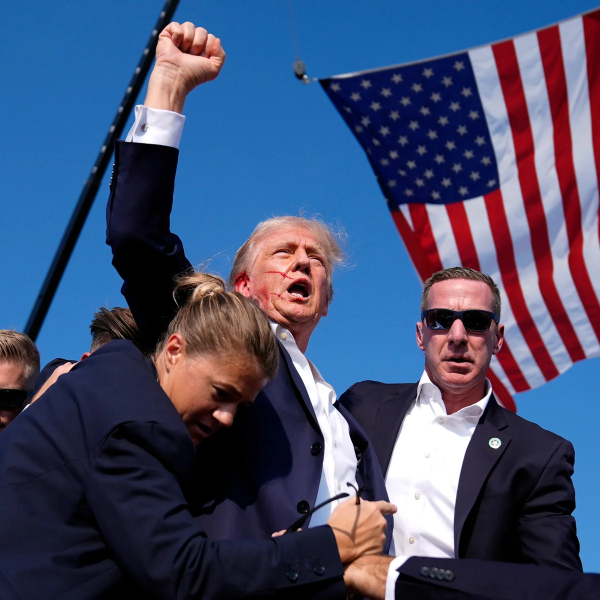
#> input picture input.png, 1200 x 1200 px (shown at 1/2 size)
$ python main.py
#> lines starting #> are read from the running program, lines starting #| are printed output that depends on the picture
#> further down, img is the input picture: shape (1200, 1200, 3); mean B, G, R 110.7, 78.5, 67.9
### ai_model.py
import cv2
import numpy as np

# ---------------------------------
# REAL AI-style cinematic grading
# ---------------------------------
def ai_color(frame):

    # convert to float
    img = frame.astype(np.float32) / 255.0

    # --- Contrast curve (cinematic S-curve)
    img = np.clip(1.2 * (img - 0.5) + 0.5, 0, 1)

    # --- Teal & Orange cinematic tone
    b, g, r = cv2.split(img)
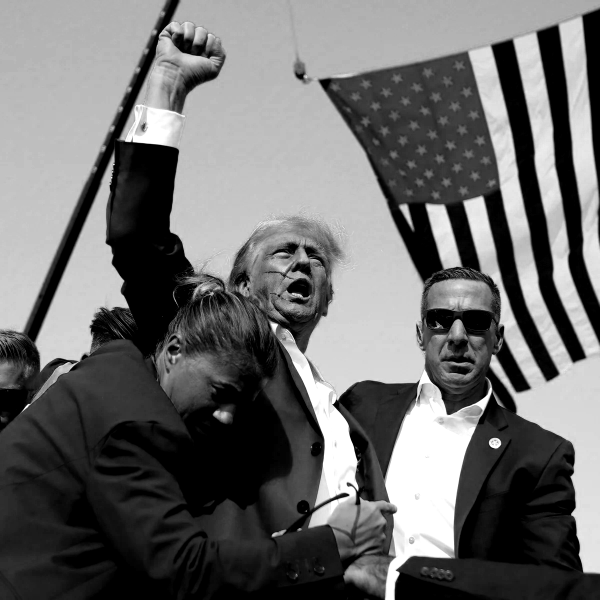
#> b: shape (1200, 1200) float32 (shown at 1/2 size); min 0, max 1, mean 0.426
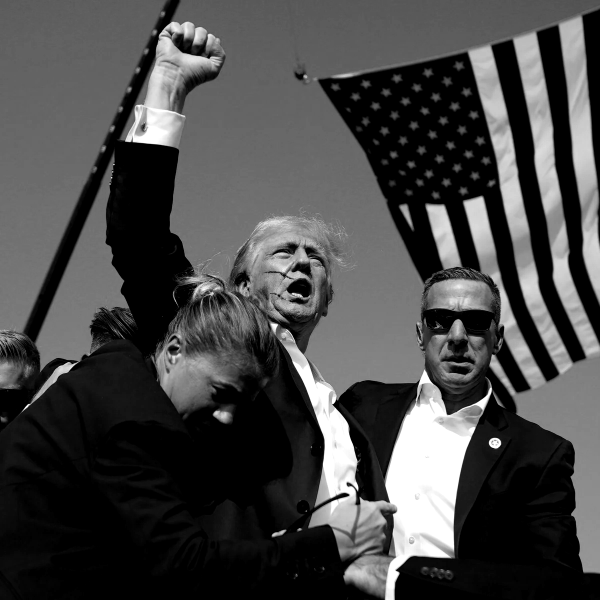
#> g: shape (1200, 1200) float32 (shown at 1/2 size); min 0, max 1, mean 0.284
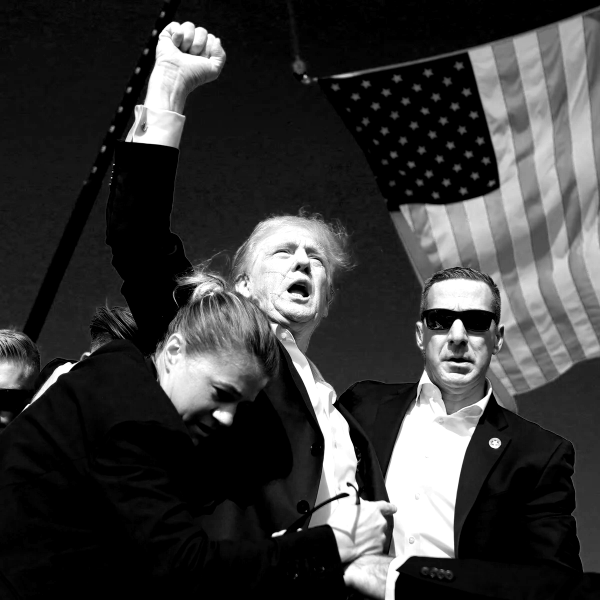
#> r: shape (1200, 1200) float32 (shown at 1/2 size); min 0, max 1, mean 0.231

    # shadows → teal
    b = np.clip(b + 0.08, 0, 1)
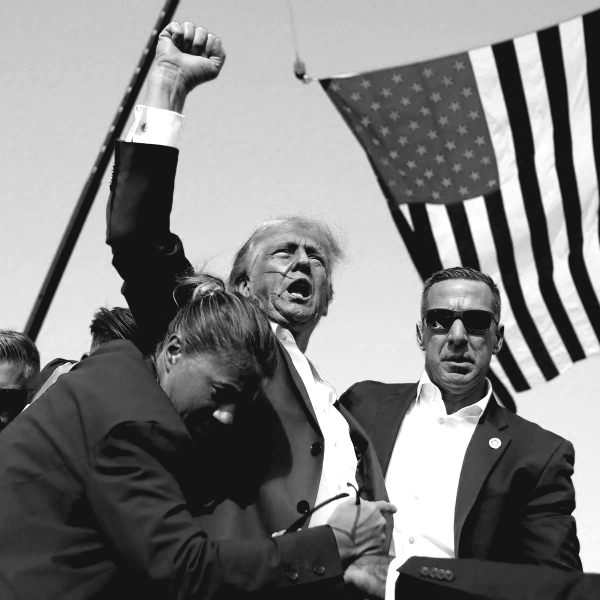
#> b: shape (1200, 1200) float32 (shown at 1/2 size); min 0.08, max 1, mean 0.503

    # highlights → orange/warm
    r = np.clip(r + 0.12, 0, 1)
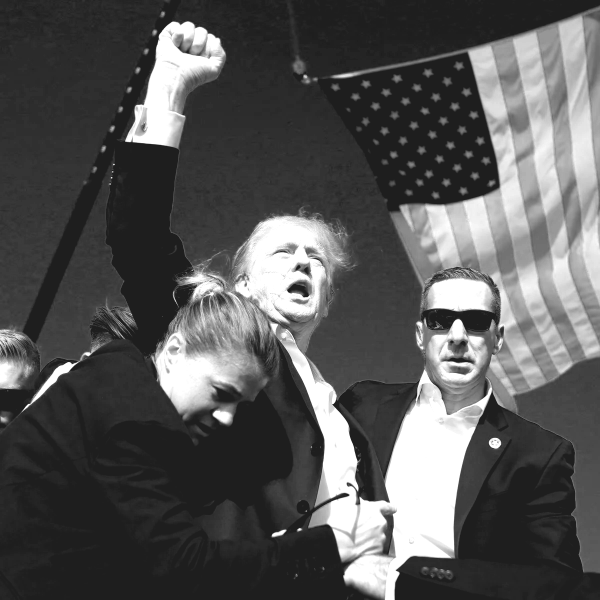
#> r: shape (1200, 1200) float32 (shown at 1/2 size); min 0.12, max 1, mean 0.344

    # slight green reduce
    g = np.clip(g * 0.95, 0, 1)

    img = cv2.merge((b, g, r))

    # --- saturation boost
    hsv = cv2.cvtColor((img*255).astype(np.uint8), cv2.COLOR_BGR2HSV)
#> hsv: shape (1200, 1200, 3); mean H, S, V 134.9, 189.5, 145.6
    hsv[:,:,1] = np.clip(hsv[:,:,1] * 1.25, 0, 255)
#> hsv: shape (1200, 1200, 3); mean H, S, V 134.9, 215.3, 145.6
    img = cv2.cvtColor(hsv, cv2.COLOR_HSV2BGR)
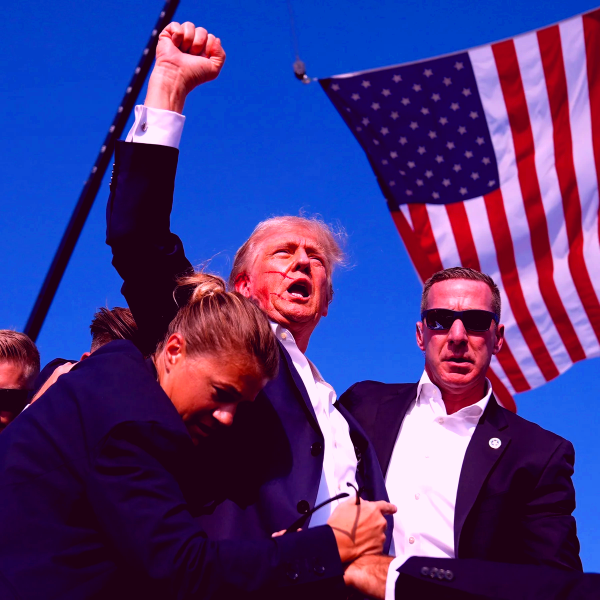
#> img: shape (1200, 1200, 3) (shown at 1/2 size); mean B, G, R 125.3, 54.2, 73.7

    # --- vignette effect (cinematic)
    rows, cols = img.shape[:2]
#> rows = 1200; cols = 1200
    kernel_x = cv2.getGaussianKernel(cols, 600)
    kernel_y = cv2.getGaussianKernel(rows, 600)
    kernel = kernel_y * kernel_x.T
    mask = kernel / kernel.max()

    for i in range(3):
        img[:,:,i] = img[:,:,i] * mask
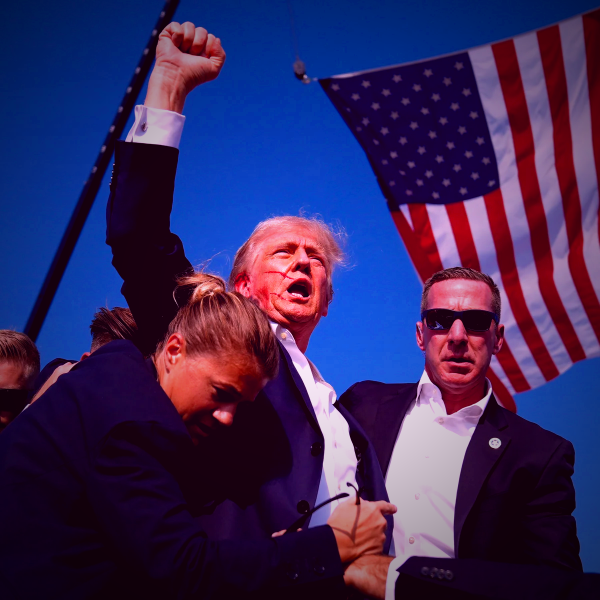
#> img: shape (1200, 1200, 3) (shown at 1/2 size); mean B, G, R 91.7, 40.4, 55.6

    return img

### main.py
from ai_model import ai_color
import cv2

print("AI IMAGE COLOR GRADING STARTED...")

# -------------------------------
# STEP 1: Read image
# -------------------------------
img = cv2.imread("input.png")

if img is None:
    print("Error: input.png not found")
    exit()

print("Image loaded successfully")


# -------------------------------
# STEP 2: Cinematic color function
# -------------------------------
def cinematic_color(frame):

    # Contrast + brightness
    frame = cv2.convertScaleAbs(frame, alpha=1.25, beta=20)

    # Warm cinematic tone
    b, g, r = cv2.split(frame)
    r = cv2.add(r, 30)     # boost red
    g = cv2.add(g, 5)      # slight green
    frame = cv2.merge((b, g, r))

    # Slight sharpening (cinematic clarity)
    kernel = [[0,-1,0],
              [-1,5,-1],
              [0,-1,0]]
    import numpy as np
    kernel = np.array(kernel)
    frame = cv2.filter2D(frame, -1, kernel)

    return frame


# -------------------------------
# STEP 3: Apply grading
# -------------------------------
graded_img = ai_color(img)


# -------------------------------
# STEP 4: Save output
# -------------------------------
cv2.imwrite("output.jpg", graded_img)

print("DONE ✅")
print("Output saved as output.jpg")
